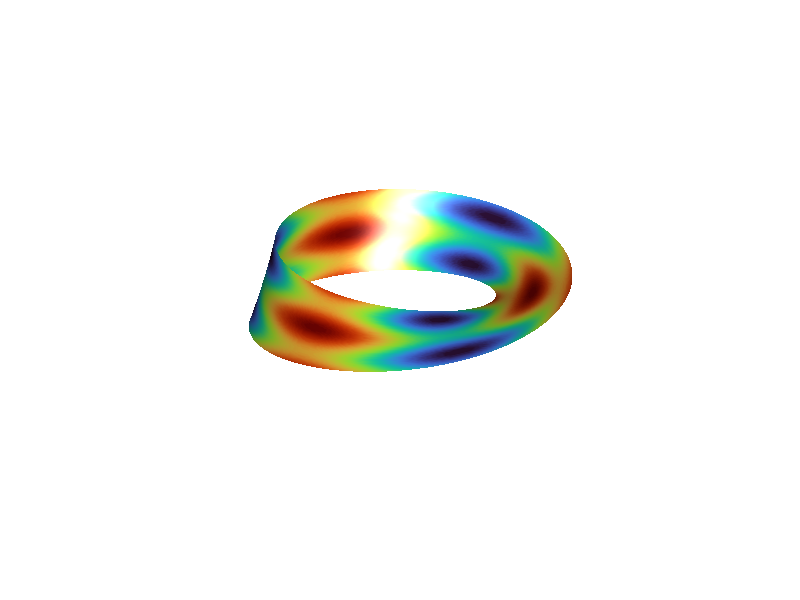

MATLAB code for this plot:
% 打开本文件并点击 Run。可修改下方采样量、参数或颜色。
% Open this script and click Run. No extra data or toolbox is required.

[u, v] = meshgrid( ...
    linspace(0, 2*pi, 400), ...
    linspace(-0.6, 0.6, 80));

X = (2 + v.*cos(u/2)) .* cos(u);
Y = (2 + v.*cos(u/2)) .* sin(u);
Z = v .* sin(u/2);

C = sin(3*u) + 0.5*cos(8*v);

figure('Color', [0.02 0.02 0.025]);

surf(X, Y, Z, C, ...
    'EdgeColor', 'none', ...
    'FaceColor', 'interp');

axis equal;
axis off;

colormap(turbo);

view(38, 24);

camlight headlight;
lighting gouraud;

title('Mobius Strip', ...
    'Color', 'w', ...
    'FontSize', 18);
